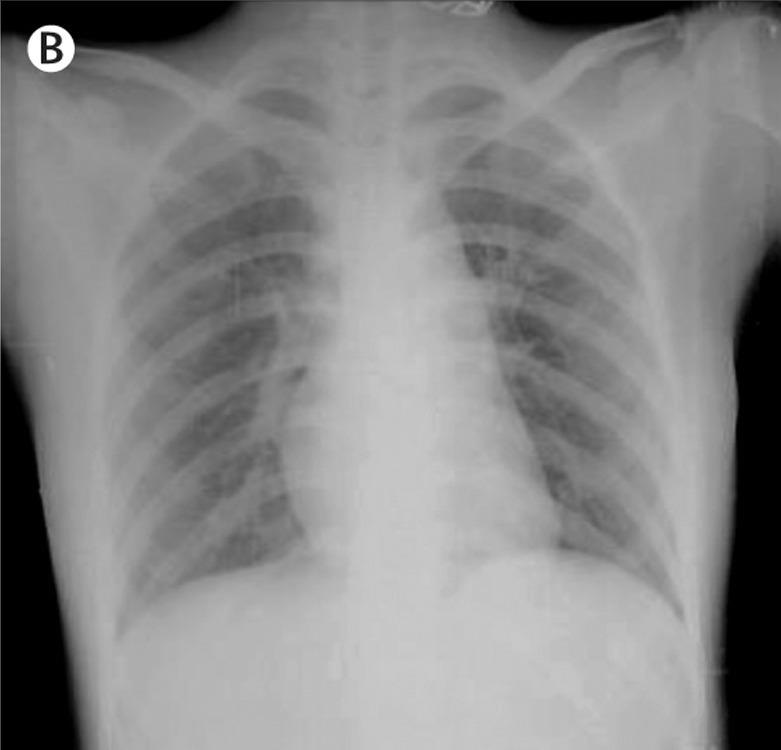
#> input picture data/images/102_COVID-19.jpg, 781 x 750 px, given as the content of the folder ./data/images_ori/, which was not available
$ python -i model.py   (imports and definitions only)
#> lines starting #> are read from the running program, lines starting #| are printed output that depends on the picture; pictures that were not available may be replaced by others from this repository, and a replacement may not be noted
# -*- coding: utf-8 -*-

# Copyright 2020. SHENGYUKing.
# Permission is hereby granted, free of charge, to any person obtaining a copy of this software and associated
# documentation files (the "Software"), to deal in the Software without restriction, including without limitation
# the rights to use, copy, modify, merge, publish, distribute, sublicense, and/or sell copies of the Software,
# and to permit persons to whom the Software is furnished to do so, subject to the following conditions:
#
# The above copyright notice and this permission notice shall be included in all copies or substantial portions of
# the Software.
#
# THE SOFTWARE IS PROVIDED "AS IS", WITHOUT WARRANTY OF ANY KIND, EXPRESS OR IMPLIED, INCLUDING BUT NOT LIMITED TO THE
# WARRANTIES OF MERCHANTABILITY, FITNESS FOR A PARTICULAR PURPOSE AND NONINFRINGEMENT. IN NO EVENT SHALL THE AUTHORS
# OR COPYRIGHT HOLDERS BE LIABLE FOR ANY CLAIM, DAMAGES OR OTHER LIABILITY, WHETHER IN AN ACTION OF CONTRACT, TORT OR
# OTHERWISE, ARISING FROM, OUT OF OR IN CONNECTION WITH THE SOFTWARE OR THE USE OR OTHER DEALINGS IN THE SOFTWARE.
#
# The dataset comes from https://github.com/ieee8023/covid-chestxray-dataset

import os
import numpy as np
import pandas as pd
from PIL import Image
from PIL import ImageEnhance

LIST_PATH = "./covid-chestxray-dataset/metadata.csv"
FILE_PATH = "./covid-chestxray-dataset/images/"
SAVE_PATH = "./data/images_ori/"
DATA_PATH = "./data/images_pro/"


def preprocess(data, mod='one'):
    if mod is 'none':
        return data
    if mod is 'max':
        return data / 255.0


def read_database(listpath=LIST_PATH, filepath=FILE_PATH, savepath=SAVE_PATH):
    print("Begin to extract the samples...")
    table = pd.read_csv(listpath)
    table = table[~table['modality'].isin(['CT'])]
    table = table[~table['view'].isin(['L'])]
    files = table['filename'].tolist()
    labels = table['finding'].tolist()
    for i in range(0, len(files)):
        img = Image.open(filepath + files[i])
        img_grey = img.convert('L')
        new = savepath + str(i + 1) + '_' + labels[i] + '.jpg'
        img_grey.save(new)
    print("Original samples have been extracted.")


def extract_database(filepath=SAVE_PATH, newfile=DATA_PATH, enhance=True):
#> called with filepath = './data/images_ori/', newfile = './data/images_pro/', enhance = True
    print("Begin to crop the samples...")
    if enhance:
        print("Data-enhance switch is ON.")
    file_names = os.listdir(filepath)

    for file in file_names:
        file_path = os.path.join(SAVE_PATH, file)
        img = Image.open(file_path)
#> img is the input picture: PIL image 781x750 L; min 0, max 255, mean 134
        n = 500.0 / min(img.size[0], img.size[1])
#> n = 0.667
        x, y = round(img.size[0] * n), round(img.size[1] * n)
#> x = 521; y = 500
        new_size = (x, y)
#> new_size = (521, 500)
        crop_size = (x/2 - 250, 0, x/2 + 250, 500)
#> crop_size = (10.5, 0, 510.5, 500)
        img_new = img.resize(new_size).crop(crop_size)
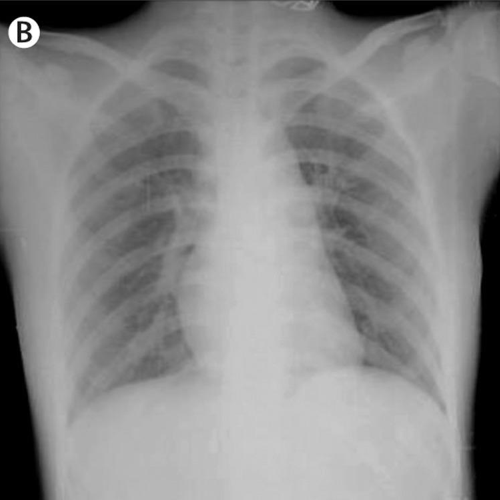
#> img_new: PIL image 500x500 L; min 0, max 255, mean 137.8
        img_new.save(newfile + file)

        if enhance:
            img_bri_down = ImageEnhance.Brightness(img_new).enhance(0.8)
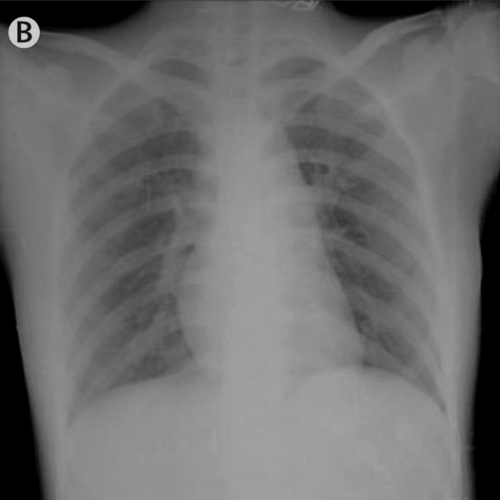
#> img_bri_down: PIL image 500x500 L; min 0, max 204, mean 109.9
            img_bri_up = ImageEnhance.Brightness(img_new).enhance(1.2)
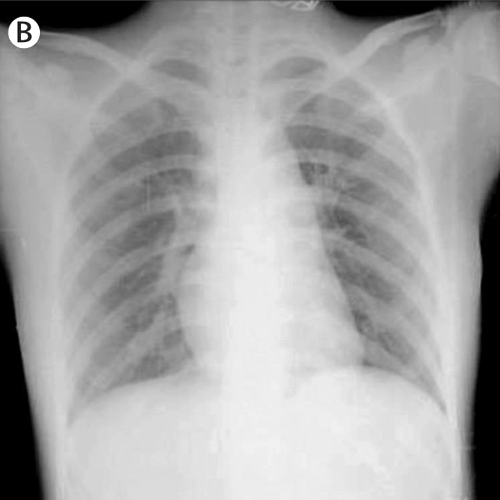
#> img_bri_up: PIL image 500x500 L; min 0, max 255, mean 164.9
            img_shp_down = ImageEnhance.Sharpness(img_new).enhance(0.8)
            img_shp_up = ImageEnhance.Sharpness(img_new).enhance(1.2)
            img_flip = img_new.transpose(Image.FLIP_LEFT_RIGHT)
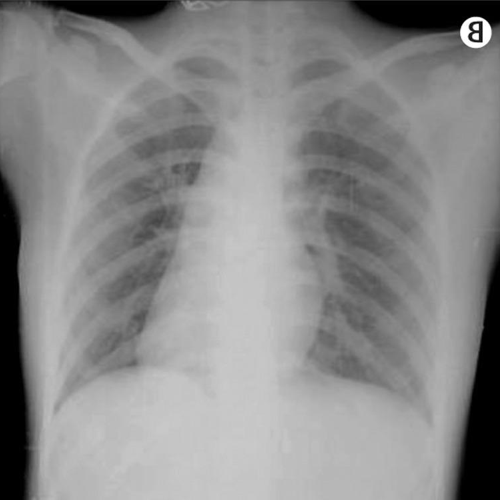
#> img_flip: PIL image 500x500 L; min 0, max 255, mean 137.8

            img_bri_down.save(newfile + 'bri_down_' + file)
            img_bri_up.save(newfile + 'bri_up_' + file)
            img_shp_down.save(newfile + 'shp_down_' + file)
            img_shp_up.save(newfile + 'shp_up_' + file)
            img_flip.save(newfile + 'flip_' + file)
    print("Samples have been cropped.")
    print("Done.")


def load_database(filepath, pretreatment='max'):
    print("Begin to load the database...")
    file_names = os.listdir(filepath)
    database = np.zeros((1, 1 + 500 * 500))
    for file in file_names:
        file_path = os.path.join(filepath, file)
        img = Image.open(file_path)
        data = preprocess(np.asarray(img), pretreatment).reshape(1, -1)
        if 'COVID-19' in file:
            label = np.array([[1]])
        else:
            label = np.array([[0]])
        unit = np.concatenate((label, data), axis=1)
        database = np.concatenate((database, unit), axis=0)
    print("Database has been generated.")
    database_out = np.delete(database, 0, 0)
    # print(database_out[0:4])

    return database_out

>>> result = extract_database()

$ run again, on data/images/109_COVID-19.jpg
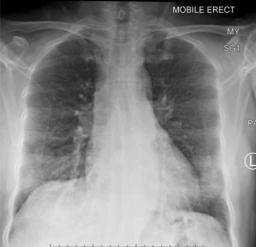
#> input picture data/images/109_COVID-19.jpg, 256 x 247 px, given as the content of the folder ./data/images_ori/, which was not available
#> in extract_database, img is the input picture: PIL image 256x247 L; min 0, max 243, mean 137.8
#> in extract_database, `img_bri_up = ImageEnhance.Brightness(img_new).enhance(1.2)`:
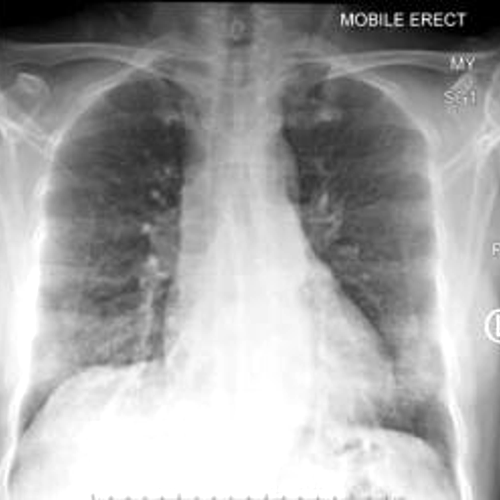
#> img_bri_up: PIL image 500x500 L; min 0, max 255, mean 164.8
#> in extract_database, `img_flip = img_new.transpose(Image.FLIP_LEFT_RIGHT)`:
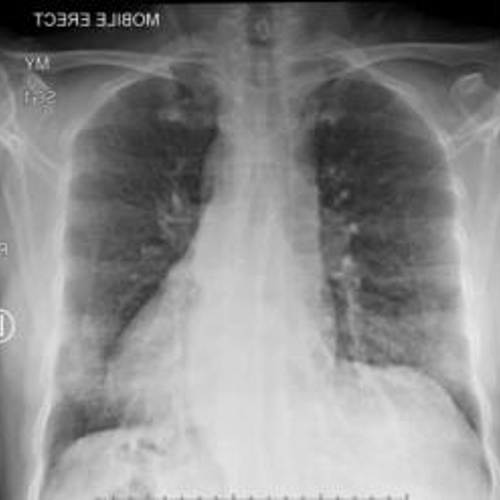
#> img_flip: PIL image 500x500 L; min 0, max 237, mean 138.2

$ run again, on data/images/10_SARS.jpg
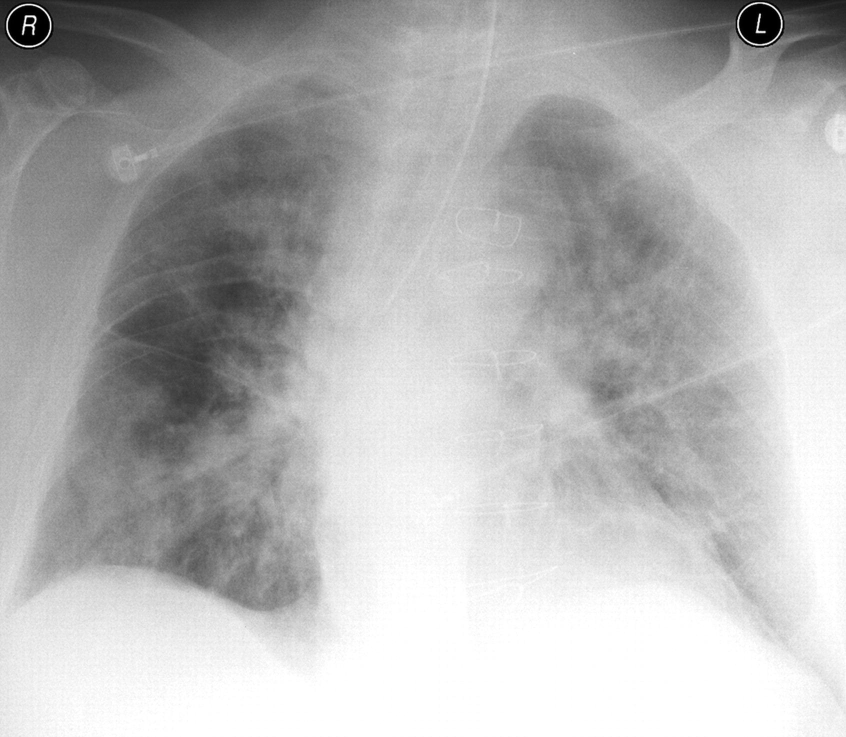
#> input picture data/images/10_SARS.jpg, 1692 x 1474 px, given as the content of the folder ./data/images_ori/, which was not available (shown at 1/2 size)
#> in extract_database, img is the input picture: PIL image 1692x1474 L; min 0, max 255, mean 181.3
#> in extract_database, `img_bri_up = ImageEnhance.Brightness(img_new).enhance(1.2)`:
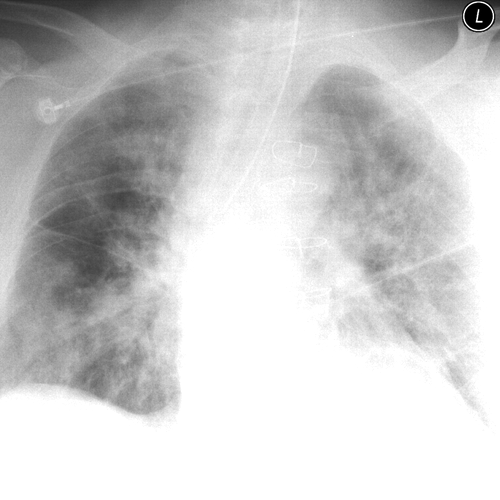
#> img_bri_up: PIL image 500x500 L; min 0, max 255, mean 204.2
#> in extract_database, `img_flip = img_new.transpose(Image.FLIP_LEFT_RIGHT)`:
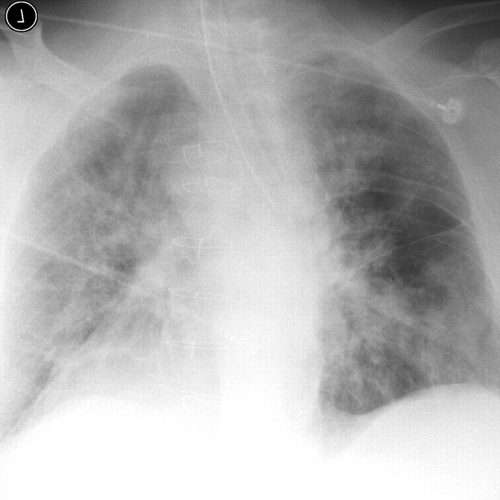
#> img_flip: PIL image 500x500 L; min 0, max 255, mean 179.8

$ run again, on data/images/11_SARS.jpg
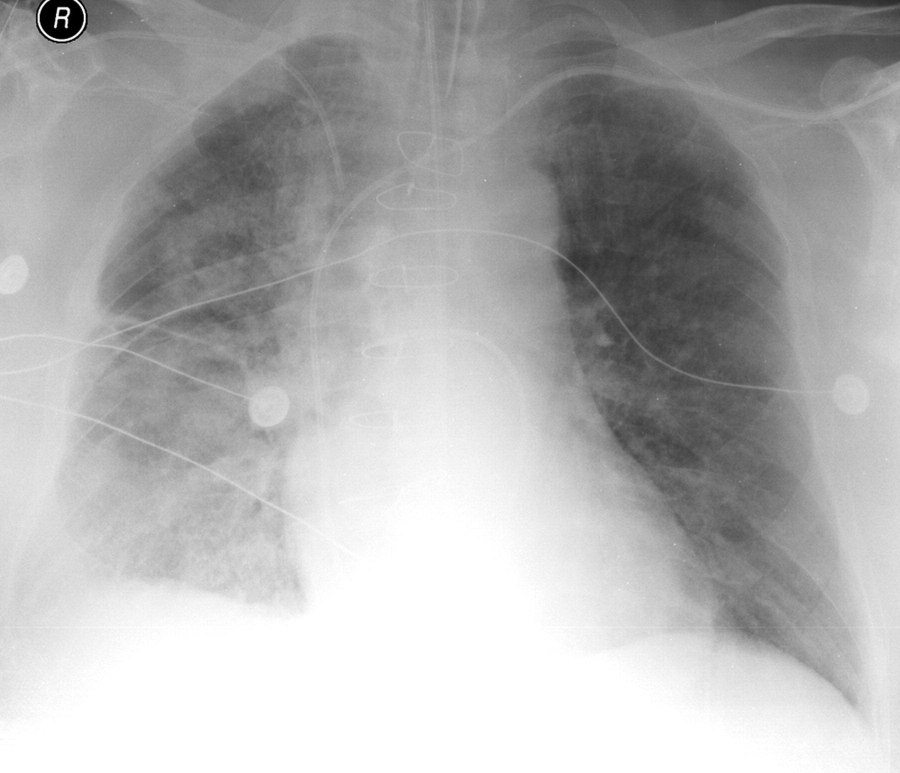
#> input picture data/images/11_SARS.jpg, 1800 x 1546 px, given as the content of the folder ./data/images_ori/, which was not available (shown at 1/2 size)
#> in extract_database, img is the input picture: PIL image 1800x1546 L; min 0, max 255, mean 176.7
#> in extract_database, `img_bri_up = ImageEnhance.Brightness(img_new).enhance(1.2)`:
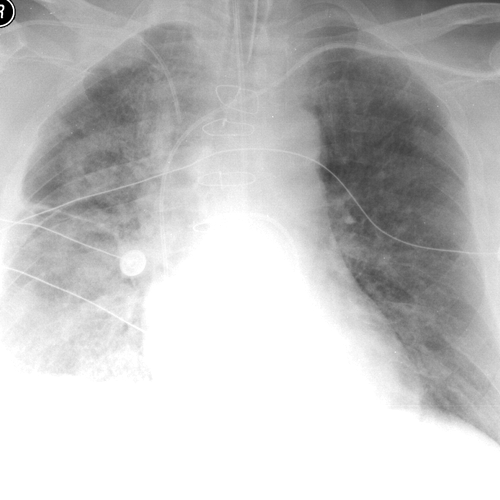
#> img_bri_up: PIL image 500x500 L; min 0, max 255, mean 195.7
#> in extract_database, `img_flip = img_new.transpose(Image.FLIP_LEFT_RIGHT)`:
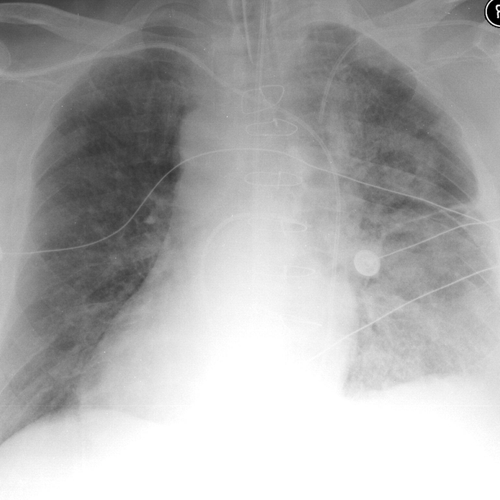
#> img_flip: PIL image 500x500 L; min 0, max 255, mean 173.9
